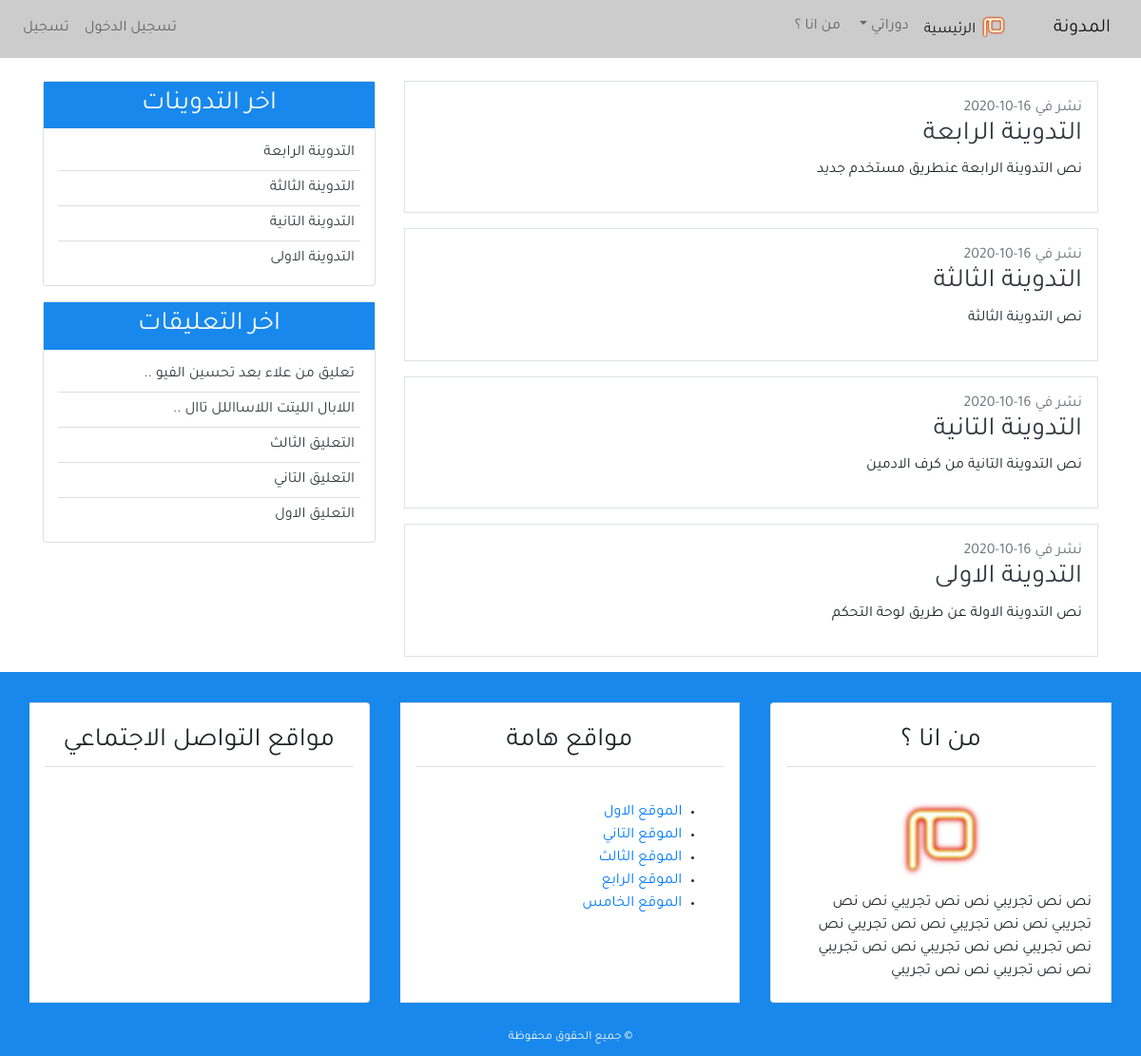
Before: / with the older database file.
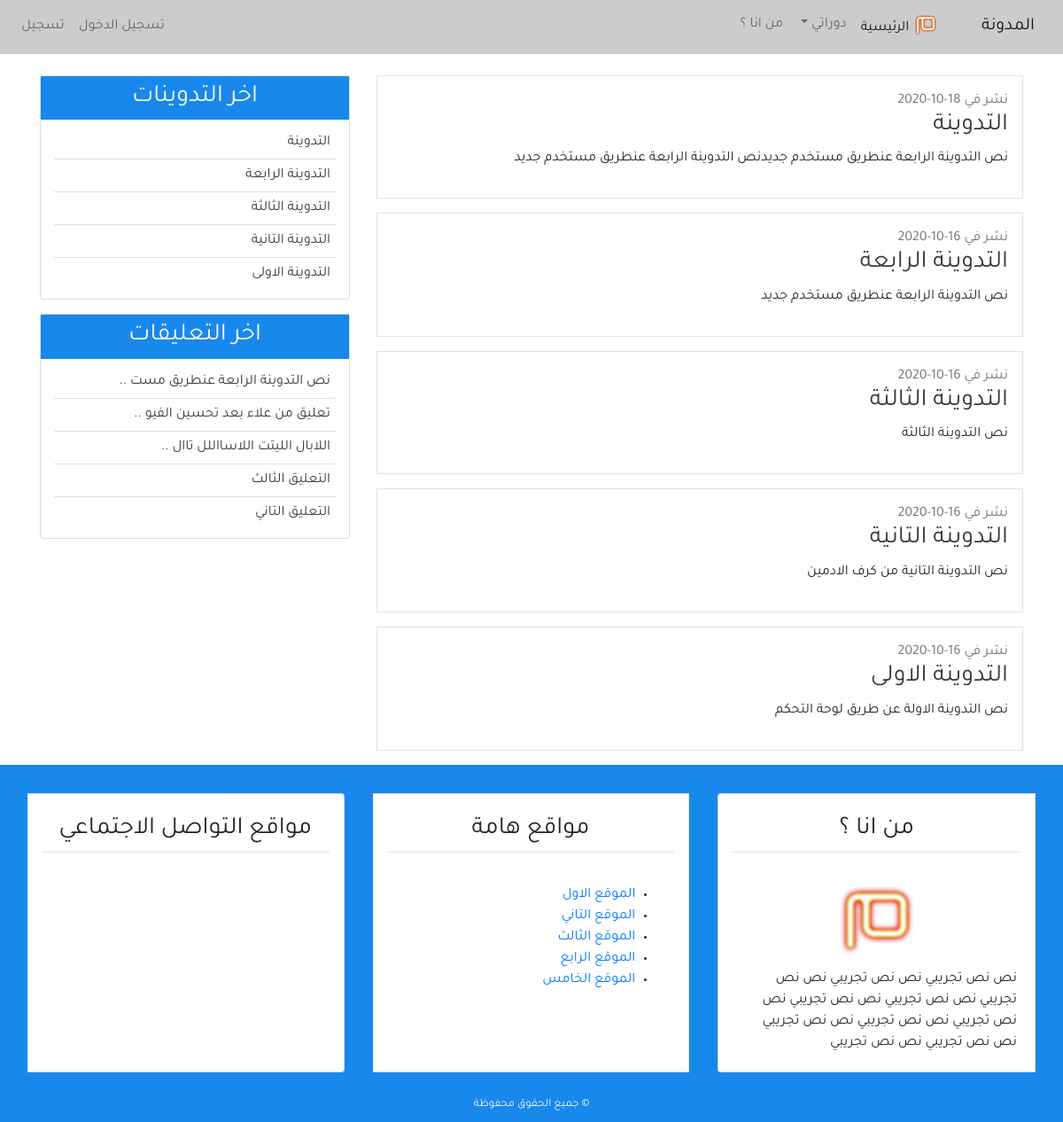
After: the same page with the newer database file.
### blog/models.py (models this page shows, shortened)
class Post(models.Model):
    title = models.CharField(max_length=100, blank=True, null=True)
    content = models.TextField()
    post_date = models.DateTimeField(default=timezone.now )
    post_update = models.DateTimeField(auto_now = True)
    author = models.ForeignKey(User, on_delete=models.CASCADE)
    class Meta :
        ordering = ('-post_date',)

class Comment(models.Model):
    name = models.CharField(max_length=50, verbose_name ='الاسم ' )
    email = models.EmailField(verbose_name ='البريد الالكتروني')
    body = models.TextField(verbose_name =' التعليق ')
    comment_date = models.DateTimeField(auto_now_add=True)
    active = models.BooleanField(default=False)
    post = models.ForeignKey(Post, related_name='comments', on_delete=models.CASCADE)
    class Meta :
        ordering = ('-comment_date',)

### blog/views.py (the view)
# urls.py: path('', views.home, name='home'),
def home(request) :
    context = {
        'title' : 'الصفحة الرئيسية ',
        'posts' : Post.objects.all()
    }
    return render(request,'blog/index.html',context)

### blog/templatetags/post_tag.py (called while the page is built)
@register.inclusion_tag('blog/latest_posts.html')  #decorator
def latest_posts() : #simple python function
    context ={
        'l_posts' :Post.objects.all()[0:5]
    }
    return context

@register.inclusion_tag('blog/latest_comments.html')  #decorator
def latest_comments() : #simple python function
    context ={
        'l_comments' : Comment.objects.filter(active = True)[:5],
    }
    return context

### blog/templates/blog/index.html
{% extends 'blog/base.html' %}
{% block content %}
      {% for post in posts %}
      <div class="border p-3 mb-3">
<span class="text-secondary">  نشر في  {{post.post_date|date:'d-m-Y'}}</span>
            <h3> <a class="text-dark" href=""> {{post.title}} </a></h3>
            <p>{{post.content}}</p>
        </div>
      {% endfor %}
{% endblock content %}

### blog/templates/blog/base.html (shortened to what this page needs)
{% load static  %}
{% load post_tag %}
<!DOCTYPE html>
<html lang="ar">
<head>
    <link rel="stylesheet" href=" {% static 'blog/css/bootstrap.min.css' %}" >
    <link rel="stylesheet" href=" {% static 'blog/css/main.css' %}" >
</head>
<body>
<header>
    <nav class="navbar navbar-expand-lg navbar-light bg-light">
        <a class="navbar-brand" href="#">المدونة </a>
        <div class="collapse navbar-collapse" id="navbarSupportedContent">
          <ul class="navbar-nav">
            <li class="nav-item active">
              <a class="nav-link" href="{% url 'home' %}">
                <img src="{% static 'blog/img/mim-logo.png' %}" alt="شعار المجونة " width="30px">
                الرئيسية  <span class="sr-only">(current)</span></a>
            </li>
            <li class="nav-item dropdown">
              <a class="nav-link dropdown-toggle" href="#" id="navbarDropdown" role="button" data-toggle="dropdown" aria-haspopup="true" aria-expanded="false">
                دوراتي
              </a>
            </li>
            <li class="nav-item">
                <a class="nav-link" href="{% url 'about'  %}">من انا ؟</a>
              </li>
          </ul>
         <ul class="navbar-nav mr-auto">
        <li class="nav-item"> <a  class="nav-link" href="#"  > تسجيل الدخول  </a> </li>
        <li class="nav-item"> <a class="nav-link"  href="#" > تسجيل   </a> </li>
         </ul>
        </div>
      </nav>
</header>
<section>
<div class="container">
    <div class="row mt-4">
        <div class="col-md-8">
        {% block content %}
        {% endblock content %}
        </div>
        <div class="col-md-4">
<div class="card mb-3">
    <h3 class="text-center bg-secondary text-light p-2" > اخر التدوينات  </h3>
    {% latest_posts %}
</div>
<div class="card mb-3">
    <h3 class="text-center bg-secondary text-light p-2" > اخر التعليقات   </h3>
    {% latest_comments %}
</div>
        </div>
    </div>
</div>
</section>
<footer class="bg-secondary">
    <div class="container-fluid">
        <div class="row">
<div class="col-md" >
    <div class="card-group mt-3">
<div class="card m-3">
<h3 class="card-title text-center border-bottom p-2 m-3">
    من انا ؟
</h3>
<div class="card-body">
 <div class="text-center">
<img src="{% static 'blog/img/mim-logo.png' %}" alt="شعار المدونة " width="100px">
 </div>
نص نص تجريبي نص نص تجريبي  نص نص تجريبي نص نص تجريبي نص نص تجريبي
نص نص تجريبي نص نص تجريبي  نص نص تجريبي نص نص تجريبي نص نص تجريبي
</div>
</div>
<div class="card m-3">
    <h3 class="card-title text-center border-bottom p-2 m-3">
    مواقع هامة
    </h3>
    <div class="card-body">
   <ul>
<li>
    <a href="#"> الموقع الاول </a>
</li>
<li>
    <a href="#"> الموقع التاني  </a>
</li>
<li>
    <a href="#"> الموقع الثالث  </a>
</li>
<li>
    <a href="#"> الموقع الرابع </a>
</li>
<li>
    <a href="#"> الموقع الخامس </a>
</li>
   </ul>
    </div>
    </div>
<div class="card m-3">
    <h3 class="card-title text-center border-bottom p-2 m-3">
    مواقع التواصل الاجتماعي
    </h3>
    <h4 class="card-body text-center">
    </h4>
    </div>
    </div>
</div>
        </div>
<div class="row p-2">
  <div class="col-md text-center">
    <small  class="text-light ">
        &copy; جميع الحقوق محفوظة
            </small>
  </div>
</div>
</div>
</footer>
</body>
</html>

### blog/templates/blog/latest_posts.html
<ul class="list-group-flush latest-post">
    {% for post  in l_posts  %}
      <li class="list-group-item latest-post-item" >
           <a class="text-dark" href="{% url 'detail' post.pk  %}"> {{post.title}} </a>
      </li>
    {% endfor %}
</ul>

### blog/templates/blog/latest_comments.html
<ul class="list-group-flush latest-comment">
    {% for comment  in l_comments  %}
      <li class="list-group-item latest-comment-item" >
           <a class="text-dark" href="{% url 'detail' comment.post.pk  %}">
            {% if comment.body|length > 25 %}
            {{comment.body|slice:'30'}} ..
            {% else %}
            {{comment.body}}
            {% endif %}
          </a>
      </li>
      {% empty %}
      <li class="list-group-item latest-comment-item" >  لا يوجد تعليقات </li>
    {% endfor %}
</ul>

### blog/static/blog/css/main.css (style rules this page uses)
html,body { direction: rtl; text-align: right; }
body { font-family: 'Tajawal' , sans-serif; }
.bg-secondary { background-color: #1888ec !important;; }
.bg-light { background-color: #CCC !important; }
.latest-post, .latest-comment { padding: 0 15px; }
.latest-post .latest-post-item, .latest-comment .latest-comment-item { padding: 6px; }
.latest-post li:first-child, .latest-comment li:first-child { border-top: 0; }
.latest-post li:last-child, .latest-comment li:last-child { border-bottom: 0; padding-bottom: 0; }

Changed rows visible on the page:
no longer on this page (row unchanged): Comment: body "التعليق الاول"
added Post: post_date "18-10-2020", title "التدوينة", content "نص التدوينة الرابعة عنطريق مستخدم جديدنص التدوينة الرابعة عنطريق مستخدم جديد"
added Comment: body "نص التدوينة الرابعة عنطريق مست"
